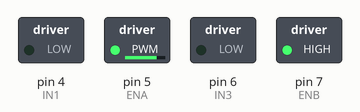
Recording of a sketch running on a simulated Arduino Uno, built with avr-gcc and run on an emulated ATmega328P. On the bench: switched loads named in the sketch (green lamp = pin HIGH).

Above: at 0.05 s.
At 2.05 s:
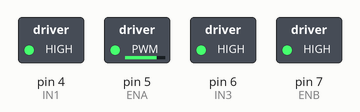
At 4.05 s:
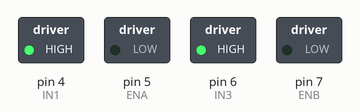
At 5.95 s:
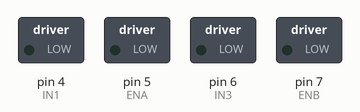
At 8.0 s:
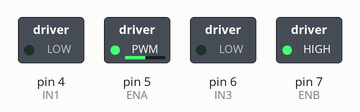
Timing chart, 0 to 10.4 s (numbered marks = the images above):
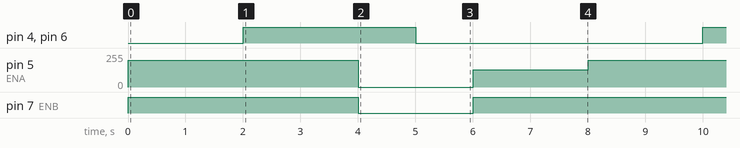

Measured:
- by itself, pin 4 (IN1), pin 6 (IN3): alternates HIGH for 3.0 s and LOW for 5.0 s
- by itself, pin 5 (ENA): repeats every 8.0 s: 0/255 2.0 s, 128/255 2.0 s, 200/255 4.0 s
- by itself, pin 7 (ENB): repeats every 8.0 s: LOW 2.0 s, HIGH 6.0 s

The sketch:

Code_Task1.ino
```cpp
// ======== Motor A Connections ========
const int ENA = 5;    // Speed control (PWM)
const int IN1 = 4;   // Direction 1
const int IN2 = 4;   // Direction 2

// ======== Motor B Connections ========
const int ENB = 7;    // Speed control (PWM)
const int IN3 = 6;   // Direction 1
const int IN4 = 6;   // Direction 2

void setup() {
  // Set all motor pins as outputs
  pinMode(ENA, OUTPUT);
  pinMode(IN1, OUTPUT);
  pinMode(IN2, OUTPUT);
  pinMode(ENB, OUTPUT);
  pinMode(IN3, OUTPUT);
  pinMode(IN4, OUTPUT);
}

void loop() {

  // --- Move both motors forward ---
  digitalWrite(IN1, HIGH);
  digitalWrite(IN2, LOW);
  digitalWrite(IN3, HIGH);
  digitalWrite(IN4, LOW);
  analogWrite(ENA, 200);   // Motor A speed (0–255)
  analogWrite(ENB, 200);   // Motor B speed (0–255)
  delay(2000);

  // --- Move both motors backward ---
  digitalWrite(IN1, LOW);
  digitalWrite(IN2, HIGH);
  digitalWrite(IN3, LOW);
  digitalWrite(IN4, HIGH);
  analogWrite(ENA, 200);
  analogWrite(ENB, 200);
  delay(2000);

  // --- Apply braking (both motors stop instantly) ---
  digitalWrite(IN1, HIGH);
  digitalWrite(IN2, HIGH);
  digitalWrite(IN3, HIGH);
  digitalWrite(IN4, HIGH);
  analogWrite(ENA, 0);
  analogWrite(ENB, 0);
  delay(1000);

  // --- Stop (coast stop – motors free spin) ---
  digitalWrite(IN1, LOW);
  digitalWrite(IN2, LOW);
  digitalWrite(IN3, LOW);
  digitalWrite(IN4, LOW);
  analogWrite(ENA, 0);
  analogWrite(ENB, 0);
  delay(1000);

  // --- Forward again at different speeds (speed test) ---
  digitalWrite(IN1, HIGH);
  digitalWrite(IN2, LOW);
  digitalWrite(IN3, HIGH);
  digitalWrite(IN4, LOW);
  analogWrite(ENA, 128);  // Half speed
  analogWrite(ENB, 255);  // Full speed
  delay(2000);

  // Repeat
}
```
